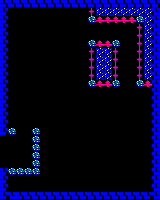

Tiled map render using the project's own tile images. Description and the whole map definition, tile-layer contents included, below:
An orthogonal 20x25 tile map with 8x8 px tiles, 1 tile layer (Capa de Patrones 1).

<map version="1.2" tiledversion="1.2.4" orientation="orthogonal" renderorder="right-down" width="20" height="25" tilewidth="8" tileheight="8" infinite="0" nextlayerid="2" nextobjectid="1">
 <tileset firstgid="1" source="sp.tsx" />
 <layer id="1" name="Capa de Patrones 1" width="20" height="25">
  <data encoding="csv">
17,17,17,17,17,17,17,17,17,17,17,17,17,17,17,17,17,17,17,17,
17,1,1,1,1,1,1,1,1,1,1,8,28,28,28,28,28,28,28,16,
17,1,1,1,1,1,1,1,1,1,1,36,4,4,4,4,4,36,28,16,
17,1,1,1,1,1,1,1,1,1,1,1,1,1,1,1,1,8,28,16,
17,1,1,1,1,1,1,1,1,1,1,1,1,1,1,1,1,8,28,16,
17,1,1,1,1,1,1,1,1,1,1,36,4,4,36,1,1,8,28,16,
17,1,1,1,1,1,1,1,1,1,1,8,28,28,8,1,1,8,28,16,
17,1,1,1,1,1,1,1,1,1,1,8,28,28,8,1,1,8,28,16,
17,1,1,1,1,1,1,1,1,1,1,8,28,28,8,1,1,8,28,16,
17,1,1,1,1,1,1,1,1,1,1,8,28,28,8,1,1,8,28,16,
17,1,1,1,1,1,1,1,1,1,1,36,4,4,36,1,1,36,4,16,
17,1,1,1,1,1,1,1,1,1,1,1,1,1,1,1,1,1,1,16,
17,1,1,1,1,1,1,1,1,1,1,1,1,1,1,1,1,1,1,16,
17,1,1,1,1,1,1,1,1,1,1,1,1,1,1,1,1,1,1,16,
17,1,1,1,1,1,1,1,1,1,1,1,1,1,1,1,1,1,1,16,
17,1,1,1,1,1,1,1,1,1,1,1,1,1,1,1,1,1,1,16,
17,36,1,1,36,1,1,1,1,1,1,1,1,1,1,1,1,1,1,16,
1,1,1,1,36,1,1,1,1,1,1,1,1,1,1,1,1,1,1,16,
1,1,1,1,36,1,1,1,1,1,1,1,1,1,1,1,1,1,1,16,
1,1,1,1,36,1,1,1,1,1,1,1,1,1,1,1,1,1,1,16,
1,1,1,1,36,1,1,1,1,1,1,1,1,1,1,1,1,1,1,16,
17,36,36,36,36,1,1,1,1,1,1,1,1,1,1,1,1,1,1,16,
17,1,1,1,1,1,1,1,1,1,1,1,1,1,1,1,1,1,1,16,
17,1,1,1,1,1,1,1,1,1,1,1,1,1,1,1,1,1,1,16,
17,16,17,17,17,17,17,17,17,17,17,17,17,17,17,17,17,17,17,16
</data>
 </layer>
</map>
